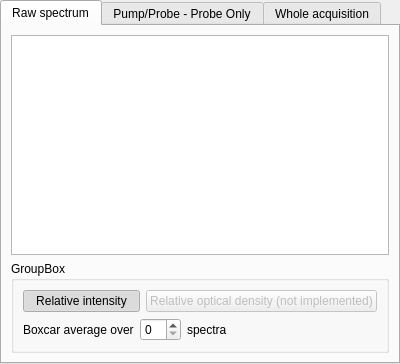
<?xml version="1.0" encoding="UTF-8"?>
<ui version="4.0">
 <class>TabWidget</class>
 <widget class="QTabWidget" name="TabWidget">
  <property name="geometry">
   <rect>
    <x>0</x>
    <y>0</y>
    <width>400</width>
    <height>364</height>
   </rect>
  </property>
  <property name="windowTitle">
   <string>TabWidget</string>
  </property>
  <property name="currentIndex">
   <number>0</number>
  </property>
  <widget class="QWidget" name="tab">
   <attribute name="title">
    <string>Raw spectrum</string>
   </attribute>
   <layout class="QVBoxLayout" name="verticalLayout">
    <item>
     <widget class="PlotWidget" name="rawPlot"/>
    </item>
    <item>
     <widget class="QGroupBox" name="groupBox">
      <property name="title">
       <string>GroupBox</string>
      </property>
      <layout class="QVBoxLayout" name="verticalLayout_2">
       <item>
        <layout class="QHBoxLayout" name="horizontalLayout">
         <item>
          <widget class="QPushButton" name="pushButton_2">
           <property name="text">
            <string>Relative intensity</string>
           </property>
           <property name="checkable">
            <bool>true</bool>
           </property>
           <property name="checked">
            <bool>true</bool>
           </property>
          </widget>
         </item>
         <item>
          <widget class="QPushButton" name="pushButton">
           <property name="enabled">
            <bool>false</bool>
           </property>
           <property name="text">
            <string>Relative optical density (not implemented)</string>
           </property>
          </widget>
         </item>
        </layout>
       </item>
       <item>
        <layout class="QHBoxLayout" name="horizontalLayout_2">
         <item>
          <widget class="QLabel" name="label">
           <property name="text">
            <string>Boxcar average over</string>
           </property>
          </widget>
         </item>
         <item>
          <widget class="QSpinBox" name="spinBox"/>
         </item>
         <item>
          <widget class="QLabel" name="label_2">
           <property name="text">
            <string>spectra</string>
           </property>
          </widget>
         </item>
         <item>
          <spacer name="horizontalSpacer">
           <property name="orientation">
            <enum>Qt::Horizontal</enum>
           </property>
           <property name="sizeHint" stdset="0">
            <size>
             <width>40</width>
             <height>20</height>
            </size>
           </property>
          </spacer>
         </item>
        </layout>
       </item>
      </layout>
     </widget>
    </item>
   </layout>
  </widget>
  <widget class="QWidget" name="tab">
   <attribute name="title">
    <string>Pump/Probe - Probe Only</string>
   </attribute>
   <layout class="QVBoxLayout" name="verticalLayout_4">
    <item>
     <widget class="PlotWidget" name="diffPlot"/>
    </item>
    <item>
     <widget class="QGroupBox" name="groupBox_2">
      <property name="title">
       <string>GroupBox</string>
      </property>
      <layout class="QVBoxLayout" name="verticalLayout_3">
       <item>
        <layout class="QHBoxLayout" name="horizontalLayout_3">
         <item>
          <widget class="QPushButton" name="pushButton_3">
           <property name="text">
            <string>Relative intensity</string>
           </property>
           <property name="checkable">
            <bool>true</bool>
           </property>
           <property name="checked">
            <bool>true</bool>
           </property>
          </widget>
         </item>
         <item>
          <widget class="QPushButton" name="pushButton_4">
           <property name="enabled">
            <bool>false</bool>
           </property>
           <property name="text">
            <string>Relative optical density (not implemented)</string>
           </property>
          </widget>
         </item>
        </layout>
       </item>
       <item>
        <layout class="QHBoxLayout" name="horizontalLayout_4">
         <item>
          <widget class="QLabel" name="label_3">
           <property name="text">
            <string>Boxcar average over</string>
           </property>
          </widget>
         </item>
         <item>
          <widget class="QSpinBox" name="spinBox_2"/>
         </item>
         <item>
          <widget class="QLabel" name="label_4">
           <property name="text">
            <string>spectra</string>
           </property>
          </widget>
         </item>
         <item>
          <spacer name="horizontalSpacer_2">
           <property name="orientation">
            <enum>Qt::Horizontal</enum>
           </property>
           <property name="sizeHint" stdset="0">
            <size>
             <width>40</width>
             <height>20</height>
            </size>
           </property>
          </spacer>
         </item>
        </layout>
       </item>
      </layout>
     </widget>
    </item>
   </layout>
  </widget>
  <widget class="QWidget" name="tab_2">
   <attribute name="title">
    <string>Whole acquisition</string>
   </attribute>
   <layout class="QVBoxLayout" name="verticalLayout_5">
    <item>
     <widget class="ImageWidget" name="wholePlot"/>
    </item>
   </layout>
  </widget>
 </widget>
 <customwidgets>
  <customwidget>
   <class>PlotWidget</class>
   <extends>QGraphicsView</extends>
   <header>pyqtgraph</header>
  </customwidget>
  <customwidget>
   <class>ImageWidget</class>
   <extends>QGraphicsView</extends>
   <header>pyqtgraph</header>
  </customwidget>
 </customwidgets>
 <resources/>
 <connections/>
</ui>
